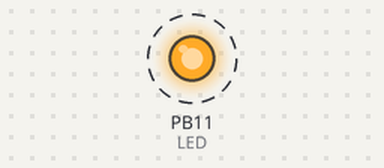
Simulated run of this sketch. Board: STM32 Blue Pill. Parts: output pins drawn as LEDs (lit = HIGH). Dashed ring = blinking.

Above: at 0.2 s.
Timing chart, 0 to 3.0 s (numbered marks = the images above):
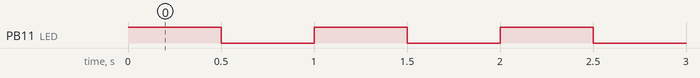

The sketch:

stm32_pico_classic_v4_STEP1_onBOARD_LED.ino
```cpp
// (licence header left out)
#define LED PB11

void setup() {
  // put your setup code here, to run once:
  pinMode(LED, OUTPUT);
}

void loop() {
  // put your main code here, to run repeatedly:
  digitalWrite(LED, HIGH);
  delay(500);
  digitalWrite(LED, LOW);
  delay(500);
}
```

Measured:
- by itself, PB11 (LED): alternates HIGH for 0.50 s and LOW for 0.50 s
